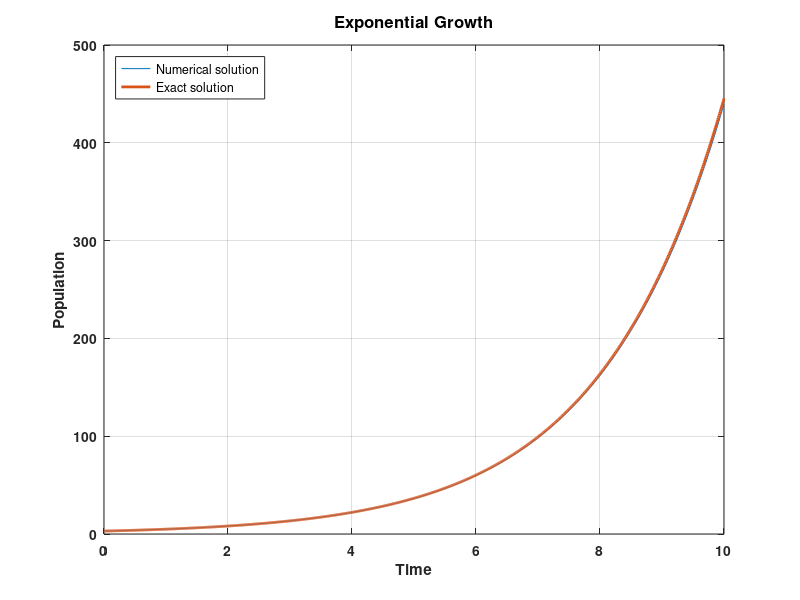

MATLAB code to generate this figure:
% Exponential Growth
% UCI COSMOS 2022:  Tissue and Tumor Modeling (Cluster 3)

clear

%% User-defined inputs

TimeStep = 0.01;        % Time step (baseline = 0.01)
InitialPopulation = 3;  % Initial condition (baseline = 3)
lambdam = 0.5;          % Growth rate (baseline = 0.5)
endTime = 10;           % End time of simulation (baseline = 10)

%% Begin simulation

% Program execution parameters
dT = TimeStep;
tsteps = ceil(endTime/dT) + 1;    % Number of time steps required

% Pre-allocate vectors for faster runtime
Time = zeros(1,tsteps);
N = zeros(1,tsteps);

% Set initial time and initial population
Time(1) = 0;                % Set initial time to zero
N(1) = InitialPopulation;   % Set initial population

% Euler Method
for n = 2:tsteps
    Time(n) = (n-1)*dT;                 % Compute the current time
    N(n) = N(n-1) + dT*lambdam*N(n-1);  % Compute the population size
end

%% Plotting
ExactPopulation = InitialPopulation*exp(lambdam*Time);

figure,plot(Time,N,Time,ExactPopulation,'LineWidth',2)
xlabel('Time','FontWeight','bold')
ylabel('Population','FontWeight','bold')
grid on
legend('Numerical solution','Exact solution','Location','NorthWest')
title('Exponential Growth','FontSize',12,'FontWeight','bold')
set(gca,'FontWeight','bold')
